Frame 1 (no input): blank canvas, image omitted
Frame 60 (the mouse pressed at the canvas centre just before this capture): blank canvas, image omitted
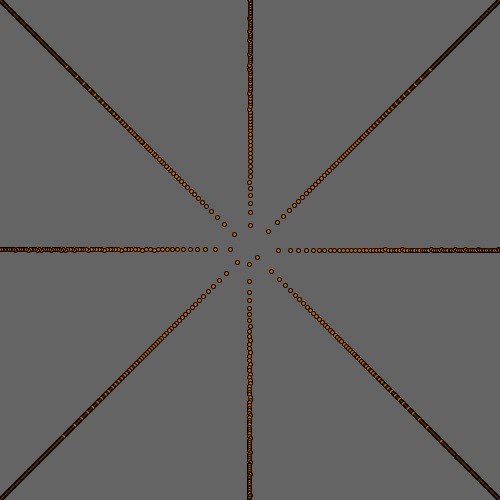
Frame 120 (the mouse held since frame 60 and released just before this capture)

The Processing sketch whose frames 1 and 60 were blank and that drew this single picture after the mouse press (run headless with seeded random() and noise(); from frame 60 on, the mouse is pressed at the canvas centre):

// Processing sketch: processing_96099
// ── processing_96099.pde

int N= 2000 ;
float th= 2.39997 ;
float c= 5 ;
float d= 4 ;
 
float r, a, x, y;
 
void setup()
{
  size(500, 500);
}
 
void draw()
{
  background(100);
  translate(width/2, height/2);
 
  th = map(mouseX, 0, width, 0, HALF_PI);
  c  = map(mouseY, 0, height, 0, 5*d);
 
    for (int i=1 ; i<=N ; i++ )
  {
    r= c * sqrt(i) ;
    a= i * th  ;
    x= r * cos(a) ;
    y= r * sin(a) ;
 
    ellipse(x, y, d, d);
    fill (204, 102, 0);
  }
}
